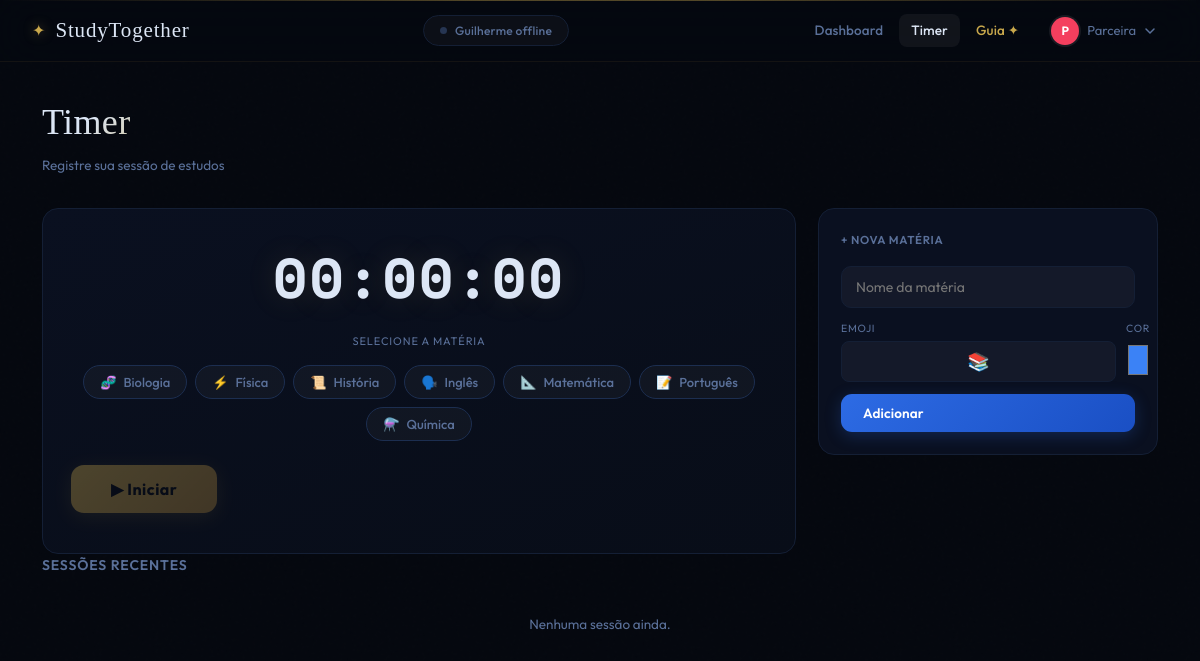
The page /timer (signed in) on the database its author committed.
### app.py (models this page shows)
class User(db.Model):
    id            = db.Column(db.Integer, primary_key=True)
    username      = db.Column(db.String(80), unique=True, nullable=False)
    display_name  = db.Column(db.String(80), nullable=False)
    password_hash = db.Column(db.String(200), nullable=False)
    avatar_color  = db.Column(db.String(20), default='#3b82f6')
    subjects      = db.relationship('Subject', backref='user', lazy=True)
    sessions      = db.relationship('StudySession', backref='user', lazy=True)

class Subject(db.Model):
    id       = db.Column(db.Integer, primary_key=True)
    name     = db.Column(db.String(100), nullable=False)
    color    = db.Column(db.String(20), default='#3b82f6')
    emoji    = db.Column(db.String(10), default='📚')
    user_id  = db.Column(db.Integer, db.ForeignKey('user.id'), nullable=False)
    sessions = db.relationship('StudySession', backref='subject', lazy=True)

### app.py (the view)
@app.route('/timer')
@login_required
def timer():
    user = User.query.get(session['user_id'])
    subjects = Subject.query.filter_by(user_id=user.id).order_by(Subject.name).all()
    active = ActiveSession.query.filter_by(user_id=user.id).first()
    return render_template('timer.html', user=user, subjects=subjects, active=active)

### app.py (called while the page is built)
def login_required(f):
    @wraps(f)
    def decorated(*args, **kwargs):
        if 'user_id' not in session:
            return redirect(url_for('login'))
        return f(*args, **kwargs)
    return decorated

### templates/timer.html (shortened to what this page needs)
{% extends 'base.html' %}
{% block content %}
<div class="page-header">
  <div>
    <h2 class="page-title">Timer</h2>
    <p class="page-sub">Registre sua sessão de estudos</p>
  </div>
</div>
<div class="timer-layout">
  <div class="timer-card">
    <div class="timer-display" id="timerDisplay">00:00:00</div>
    <div class="timer-controls" id="timerControls">
      <div id="subjectSelector">
        <div class="timer-select-label">Selecione a matéria</div>
        <div class="subject-picker" id="subjectPicker">
          {% if subjects %}
            {% for s in subjects %}
            <button class="subject-pick-btn" data-id="{{ s.id }}" data-name="{{ s.name }}" data-emoji="{{ s.emoji }}" data-color="{{ s.color }}"
                    onclick="selectSubject({{ s.id }}, '{{ s.name }}', '{{ s.emoji }}', '{{ s.color }}')">
              <span>{{ s.emoji }}</span>
              <span>{{ s.name }}</span>
            </button>
            {% endfor %}
          {% else %}
            <p class="empty-state">Nenhuma matéria cadastrada ainda.</p>
          {% endif %}
        </div>
        <button class="btn-primary timer-start-btn" id="startBtn" onclick="startSession()" disabled>
          ▶ Iniciar
        </button>
      </div>
    </div>
  </div>
  <div class="add-subject-card">
    <h3 class="add-subject-title">+ Nova matéria</h3>
    <div class="add-subject-form">
      <input type="text" id="newSubjectName" placeholder="Nome da matéria" maxlength="50">
      <div class="add-subject-row">
        <div class="emoji-pick">
          <label>Emoji</label>
          <input type="text" id="newSubjectEmoji" value="📚" maxlength="2">
        </div>
        <div class="color-pick">
          <label>Cor</label>
          <input type="color" id="newSubjectColor" value="#3b82f6">
        </div>
      </div>
      <button class="btn-primary" onclick="addSubject()">Adicionar</button>
    </div>
  </div>
</div>
<div class="section-header">
  <h3 class="section-title-lg">Sessões recentes</h3>
</div>
<div id="recentSessions" class="recent-sessions">
</div>
{% endblock %}

### templates/base.html (shortened to what this page needs)
<!DOCTYPE html>
<html lang="pt-BR">
<head>
  <link rel="stylesheet" href="{{ url_for('static', filename='css/style.css') }}">
</head>
<body>
<nav class="navbar">
  <a href="{{ url_for('dashboard') }}" class="nav-brand">
    <span class="brand-icon">✦</span>
    <span class="brand-text">StudyTogether</span>
  </a>
  <div class="nav-status" id="nav-partner-status"></div>
  <div class="nav-right">
    <a href="{{ url_for('dashboard') }}" class="nav-link {% if request.endpoint == 'dashboard' %}active{% endif %}">Dashboard</a>
    <a href="{{ url_for('timer') }}" class="nav-link {% if request.endpoint == 'timer' %}active{% endif %}">Timer</a>
    <a href="{{ url_for('guia') }}" class="nav-link nav-link-guia {% if request.endpoint == 'guia' %}active{% endif %}">Guia ✦</a>
    <div class="nav-user" onclick="toggleProfileMenu()">
      <div class="nav-avatar" style="background: {{ user.avatar_color }}">{{ user.display_name[0].upper() }}</div>
      <span class="nav-username">{{ user.display_name }}</span>
      <svg width="12" height="12" viewBox="0 0 12 12" fill="none"><path d="M2 4L6 8L10 4" stroke="currentColor" stroke-width="1.5" stroke-linecap="round"/></svg>
    </div>
  </div>
</nav>
<main class="main-content">{% block content %}{% endblock %}</main>
</body>
</html>

### rows shown on the page
User: display_name "P", display_name "Parceira"
Subject: emoji "🧬", name "Biologia"
Subject: emoji "⚡", name "Física"
Subject: emoji "📜", name "História"
Subject: emoji "🗣️", name "Inglês"
Subject: emoji "📐", name "Matemática"
Subject: emoji "📝", name "Português"
Subject: emoji "⚗️", name "Química"
